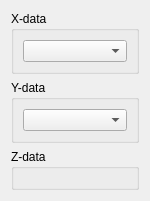
<?xml version="1.0" encoding="UTF-8"?>
<ui version="4.0">
 <class>Form</class>
 <widget class="QWidget" name="Form">
  <property name="geometry">
   <rect>
    <x>0</x>
    <y>0</y>
    <width>150</width>
    <height>198</height>
   </rect>
  </property>
  <property name="sizePolicy">
   <sizepolicy hsizetype="MinimumExpanding" vsizetype="Preferred">
    <horstretch>1</horstretch>
    <verstretch>0</verstretch>
   </sizepolicy>
  </property>
  <property name="minimumSize">
   <size>
    <width>120</width>
    <height>0</height>
   </size>
  </property>
  <property name="windowTitle">
   <string>Form</string>
  </property>
  <layout class="QVBoxLayout" name="verticalLayout_4">
   <item>
    <widget class="QGroupBox" name="x_groupbox">
     <property name="sizePolicy">
      <sizepolicy hsizetype="MinimumExpanding" vsizetype="Preferred">
       <horstretch>1</horstretch>
       <verstretch>0</verstretch>
      </sizepolicy>
     </property>
     <property name="minimumSize">
      <size>
       <width>100</width>
       <height>0</height>
      </size>
     </property>
     <property name="title">
      <string>X-data</string>
     </property>
     <layout class="QVBoxLayout" name="verticalLayout">
      <item>
       <widget class="QComboBox" name="ui_x_combobox">
        <property name="sizePolicy">
         <sizepolicy hsizetype="MinimumExpanding" vsizetype="Fixed">
          <horstretch>1</horstretch>
          <verstretch>0</verstretch>
         </sizepolicy>
        </property>
        <property name="minimumSize">
         <size>
          <width>80</width>
          <height>0</height>
         </size>
        </property>
       </widget>
      </item>
     </layout>
    </widget>
   </item>
   <item>
    <widget class="QGroupBox" name="y_groupbox">
     <property name="sizePolicy">
      <sizepolicy hsizetype="MinimumExpanding" vsizetype="Preferred">
       <horstretch>1</horstretch>
       <verstretch>0</verstretch>
      </sizepolicy>
     </property>
     <property name="minimumSize">
      <size>
       <width>100</width>
       <height>0</height>
      </size>
     </property>
     <property name="title">
      <string>Y-data</string>
     </property>
     <layout class="QVBoxLayout" name="verticalLayout_3">
      <item>
       <widget class="QComboBox" name="ui_y_combobox">
        <property name="sizePolicy">
         <sizepolicy hsizetype="MinimumExpanding" vsizetype="Fixed">
          <horstretch>1</horstretch>
          <verstretch>0</verstretch>
         </sizepolicy>
        </property>
        <property name="minimumSize">
         <size>
          <width>80</width>
          <height>0</height>
         </size>
        </property>
       </widget>
      </item>
     </layout>
    </widget>
   </item>
   <item>
    <widget class="QGroupBox" name="z_groupbox">
     <property name="sizePolicy">
      <sizepolicy hsizetype="MinimumExpanding" vsizetype="Preferred">
       <horstretch>1</horstretch>
       <verstretch>0</verstretch>
      </sizepolicy>
     </property>
     <property name="minimumSize">
      <size>
       <width>100</width>
       <height>0</height>
      </size>
     </property>
     <property name="title">
      <string>Z-data</string>
     </property>
     <layout class="QVBoxLayout" name="verticalLayout_2"/>
    </widget>
   </item>
   <item>
    <spacer name="verticalSpacer">
     <property name="orientation">
      <enum>Qt::Vertical</enum>
     </property>
     <property name="sizeHint" stdset="0">
      <size>
       <width>20</width>
       <height>40</height>
      </size>
     </property>
    </spacer>
   </item>
  </layout>
 </widget>
 <resources/>
 <connections/>
</ui>
